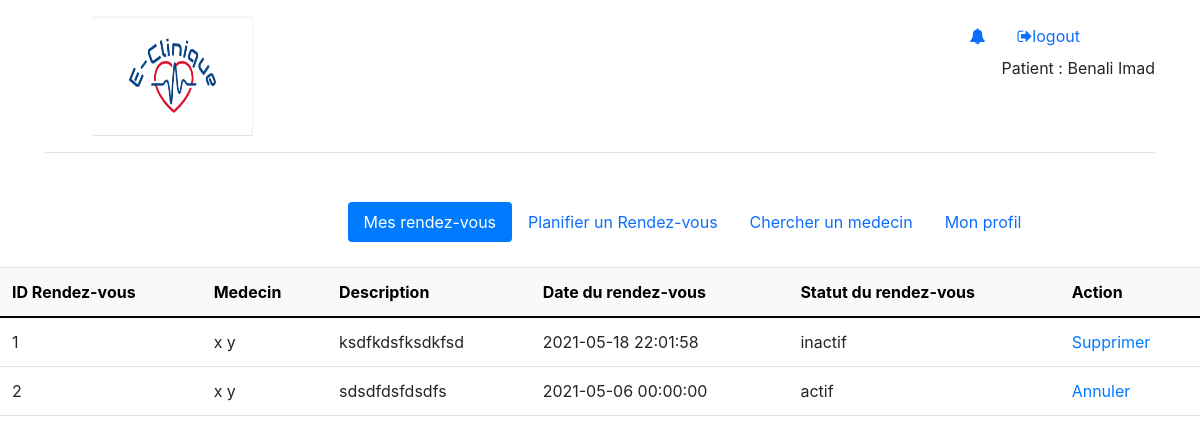
The app's page /patient/patient_index.php (signed in) with its own data.
### tables this page shows
CREATE TABLE `rendezvous` (
  `idRdv` int(11) NOT NULL,
  `idP` int(11) NOT NULL,
  `idM` int(11) NOT NULL,
  `description` varchar(50) DEFAULT NULL,
  `dateRdv` datetime DEFAULT NULL,
  `statut` varchar(20) DEFAULT NULL
);

CREATE TABLE `medecin` (
  `idM` int(11) NOT NULL,
  `idAd` int(11) DEFAULT NULL,
  `nom` varchar(50) DEFAULT NULL,
  `prenom` varchar(50) DEFAULT NULL,
  `tel` varchar(12) DEFAULT NULL,
  `email` varchar(50) DEFAULT NULL,
  `adresse` varchar(50) DEFAULT NULL,
  `fee` float DEFAULT NULL,
  `specialite` varchar(50) DEFAULT NULL,
  `password` varchar(50) DEFAULT NULL
);

### patient/patient_index.php (the view, shortened to what this page needs)
<!DOCTYPE html>
<html>
<head>
    <link href="https://cdn.jsdelivr.net/npm/bootstrap@5.0.0-beta3/dist/css/bootstrap.min.css" rel="stylesheet">
    <link href="https://maxcdn.bootstrapcdn.com/bootstrap/4.0.0/css/bootstrap.min.css" rel="stylesheet">
    <link rel="stylesheet" href="../CSSFiles/style1.css">
    <link rel="stylesheet" href="https://stackpath.bootstrapcdn.com/font-awesome/4.7.0/css/font-awesome.min.css">
</head>
<body>
    <div class="container" >
        <header class="d-flex flex-wrap justify-content-center py-3 mb-4 border-bottom">
            <a href="../home.php" class="d-flex align-items-center mb-3 mb-md-0 me-md-auto text-dark text-decoration-none">
            <svg class="bi me-2" width="40" height="32"><use xlink:href="#bootstrap"/></svg>
            <img src="../Images/Logo Site.PNG" alt="Logo" title="Logo" height="120px" width="160px">
            </a>
            <?php include("notificationIndex.php"); ?>
            <ul class="nav nav-pills">
                <li class="nav-item">
                <a class="nav-link" href="../logout.php"><i class="fa fa-sign-out" aria-hidden="true"></i>logout</a>
                Patient : <?php echo $_SESSION['username'] ?>
                </li>
            </ul>
        </header>
        <div class="divNav">
        <ul class="nav nav-pills">
            <li class="nav-item">
                <a class="nav-link active" aria-current="page" href="patient_index.php" id="mrdv" >Mes rendez-vous</a>
            </li>
            <li class="nav-item">
                <a class="nav-link " href="makeAppointement.php" id="prdv">Planifier un Rendez-vous</a>
            </li>
            <li class="nav-item">
                <a class="nav-link" href="searchDoctors.php" id="cm">Chercher un medecin</a>
            </li>
            <li class="nav-item">
                <a class="nav-link" href="myprofil.php" id="mp">Mon profil</a>
            </li>
        </ul>
        </div>
    </div>
    <table class="table">
			<thead class="table-light">
				<th>ID Rendez-vous</th>
				<th>Medecin</th>
				<th>Description</th>
				<th>Date du rendez-vous</th>
				<th>Statut du rendez-vous</th>
				<th>Action</th>
			</thead>
			<tbody>
				<?php
                    $idPatient=$_SESSION['idPatient'];
                    $req="select m.idM idMed,m.nom Mnom,m.prenom Mpren,r.* from rendezvous r,medecin m where r.idM=m.idM and r.idP='$idPatient'";
					$query=mysqli_query($conn,$req);
					while($row=mysqli_fetch_array($query)){
						?>
						<tr>
							<td><?php echo $row['idRdv']; ?></td>
							<td><?php echo $row['Mnom'].' '.$row['Mpren']; ?></td>
							<td><?php echo $row['description']; ?></td>
							<td><?php echo $row['dateRdv']; ?></td>
							<td><?php echo $row['statut']; ?></td>
                            <?php
                                global $direction;
                                global $ch;
                                $d=$row['idRdv'];
                                if($row['statut']=='actif'){
                                    $numM=$row['idMed'];
                                    $direction='cancelAppointement.php?'."idRdv=$d&numM=$numM";
                                    $ch='Annuler';
                                }else{
                                    $direction='deleteAppointement.php?'."idRdv=$d";
                                    $ch='Supprimer';
                                }
                            ?>
                            <td>
								<a href="<?php echo $direction ?>" onclick="return(confirm('Etes-vous sûr de vouloir <?php echo $ch ?> ce rendez-vous?'));"><?php echo $ch; ?></a>
                            </td>
						</tr>
						<?php
					}
				?>
			</tbody>
		</table>
</body>
</html>

### CSSFiles/style1.css (style rules this page uses)
.divNav { margin: auto; width: 50%; padding: 25px; }

### patient/patient_index.php (style rules this page uses)
.nav { width: max-content; }

### records on screen
rendezvous: idRdv "1", idM.nom "x", idM.prenom "y", description "ksdfkdsfksdkfsd", dateRdv "2021-05-18 22:01:58", statut "inactif", statut "Supprimer"
rendezvous: idRdv "2", idM.nom "x", idM.prenom "y", description "sdsdfdsfdsdfs", dateRdv "2021-05-06 00:00:00", statut "actif", statut "Annuler"

### other values on screen
$_SESSION['username'] "Benali Imad"
